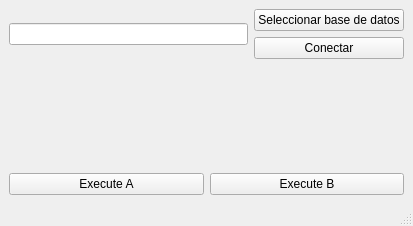
<?xml version="1.0" encoding="UTF-8"?>
<ui version="4.0">
 <class>MainWindow</class>
 <widget class="QMainWindow" name="MainWindow">
  <property name="geometry">
   <rect>
    <x>0</x>
    <y>0</y>
    <width>413</width>
    <height>226</height>
   </rect>
  </property>
  <property name="windowTitle">
   <string>MainWindow</string>
  </property>
  <widget class="QWidget" name="centralwidget">
   <layout class="QVBoxLayout" name="verticalLayout_3">
    <item>
     <layout class="QHBoxLayout" name="horizontalLayout">
      <item>
       <widget class="QLineEdit" name="lineFilenameDB">
        <property name="clearButtonEnabled">
         <bool>false</bool>
        </property>
       </widget>
      </item>
      <item>
       <layout class="QVBoxLayout" name="verticalLayout">
        <item>
         <widget class="QPushButton" name="push_selectDDBB">
          <property name="text">
           <string>Seleccionar base de datos</string>
          </property>
         </widget>
        </item>
        <item>
         <widget class="QPushButton" name="pushConnect">
          <property name="text">
           <string>Conectar</string>
          </property>
         </widget>
        </item>
       </layout>
      </item>
     </layout>
    </item>
    <item>
     <spacer name="verticalSpacer">
      <property name="orientation">
       <enum>Qt::Vertical</enum>
      </property>
      <property name="sizeHint" stdset="0">
       <size>
        <width>20</width>
        <height>40</height>
       </size>
      </property>
     </spacer>
    </item>
    <item>
     <layout class="QVBoxLayout" name="verticalLayout_2">
      <item>
       <layout class="QHBoxLayout" name="horizontalLayout_2">
        <item>
         <widget class="QPushButton" name="pushExecA">
          <property name="text">
           <string>Execute A</string>
          </property>
         </widget>
        </item>
        <item>
         <widget class="QPushButton" name="pushExecB">
          <property name="text">
           <string>Execute B</string>
          </property>
         </widget>
        </item>
       </layout>
      </item>
     </layout>
    </item>
   </layout>
  </widget>
  <widget class="QMenuBar" name="menubar">
   <property name="geometry">
    <rect>
     <x>0</x>
     <y>0</y>
     <width>413</width>
     <height>21</height>
    </rect>
   </property>
  </widget>
  <widget class="QStatusBar" name="statusbar"/>
 </widget>
 <resources/>
 <connections/>
</ui>
